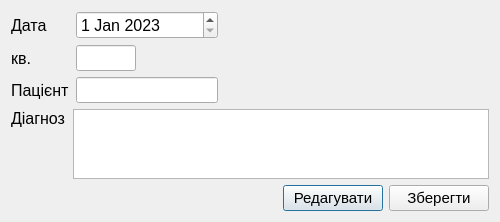
<?xml version="1.0" encoding="UTF-8"?>
<ui version="4.0">
 <class>Dialog_view_diag</class>
 <widget class="QDialog" name="Dialog_view_diag">
  <property name="geometry">
   <rect>
    <x>0</x>
    <y>0</y>
    <width>500</width>
    <height>218</height>
   </rect>
  </property>
  <property name="minimumSize">
   <size>
    <width>0</width>
    <height>0</height>
   </size>
  </property>
  <property name="windowTitle">
   <string>Dialog</string>
  </property>
  <layout class="QFormLayout" name="formLayout_2">
   <item row="0" column="0">
    <layout class="QGridLayout" name="gridLayout">
     <item row="1" column="1">
      <widget class="QLineEdit" name="apart_view_diag">
       <property name="sizePolicy">
        <sizepolicy hsizetype="Fixed" vsizetype="Fixed">
         <horstretch>0</horstretch>
         <verstretch>0</verstretch>
        </sizepolicy>
       </property>
       <property name="maximumSize">
        <size>
         <width>60</width>
         <height>16777215</height>
        </size>
       </property>
       <property name="font">
        <font>
         <pointsize>11</pointsize>
        </font>
       </property>
      </widget>
     </item>
     <item row="0" column="0">
      <widget class="QLabel" name="label_10_view">
       <property name="font">
        <font>
         <pointsize>12</pointsize>
        </font>
       </property>
       <property name="layoutDirection">
        <enum>Qt::LeftToRight</enum>
       </property>
       <property name="styleSheet">
        <string notr="true"/>
       </property>
       <property name="text">
        <string>Дата</string>
       </property>
       <property name="textFormat">
        <enum>Qt::PlainText</enum>
       </property>
       <property name="margin">
        <number>2</number>
       </property>
      </widget>
     </item>
     <item row="2" column="0">
      <widget class="QLabel" name="label_12_view">
       <property name="font">
        <font>
         <pointsize>12</pointsize>
        </font>
       </property>
       <property name="layoutDirection">
        <enum>Qt::LeftToRight</enum>
       </property>
       <property name="text">
        <string>Пацієнт</string>
       </property>
       <property name="textFormat">
        <enum>Qt::PlainText</enum>
       </property>
       <property name="margin">
        <number>2</number>
       </property>
      </widget>
     </item>
     <item row="2" column="1">
      <widget class="QLineEdit" name="patient_view_diag">
       <property name="sizePolicy">
        <sizepolicy hsizetype="Fixed" vsizetype="Fixed">
         <horstretch>0</horstretch>
         <verstretch>0</verstretch>
        </sizepolicy>
       </property>
       <property name="font">
        <font>
         <pointsize>11</pointsize>
        </font>
       </property>
      </widget>
     </item>
     <item row="0" column="1">
      <widget class="QDateEdit" name="dateEdit_view_diag">
       <property name="sizePolicy">
        <sizepolicy hsizetype="Fixed" vsizetype="Fixed">
         <horstretch>0</horstretch>
         <verstretch>0</verstretch>
        </sizepolicy>
       </property>
       <property name="minimumSize">
        <size>
         <width>142</width>
         <height>0</height>
        </size>
       </property>
       <property name="font">
        <font>
         <pointsize>12</pointsize>
        </font>
       </property>
       <property name="date">
        <date>
         <year>2023</year>
         <month>1</month>
         <day>1</day>
        </date>
       </property>
      </widget>
     </item>
     <item row="1" column="0">
      <widget class="QLabel" name="label_11_view">
       <property name="font">
        <font>
         <pointsize>12</pointsize>
        </font>
       </property>
       <property name="layoutDirection">
        <enum>Qt::LeftToRight</enum>
       </property>
       <property name="text">
        <string>кв.</string>
       </property>
       <property name="textFormat">
        <enum>Qt::PlainText</enum>
       </property>
       <property name="margin">
        <number>2</number>
       </property>
      </widget>
     </item>
    </layout>
   </item>
   <item row="1" column="0" colspan="2">
    <layout class="QGridLayout" name="gridLayout_2">
     <property name="horizontalSpacing">
      <number>8</number>
     </property>
     <item row="0" column="0">
      <widget class="QLabel" name="label_13_view">
       <property name="font">
        <font>
         <pointsize>12</pointsize>
        </font>
       </property>
       <property name="layoutDirection">
        <enum>Qt::LeftToRight</enum>
       </property>
       <property name="text">
        <string>Діагноз</string>
       </property>
       <property name="textFormat">
        <enum>Qt::PlainText</enum>
       </property>
       <property name="alignment">
        <set>Qt::AlignLeading|Qt::AlignLeft|Qt::AlignTop</set>
       </property>
       <property name="margin">
        <number>2</number>
       </property>
      </widget>
     </item>
     <item row="0" column="1">
      <widget class="QTextEdit" name="diagnosis_view_diag">
       <property name="font">
        <font>
         <pointsize>11</pointsize>
        </font>
       </property>
      </widget>
     </item>
    </layout>
   </item>
   <item row="2" column="1">
    <layout class="QHBoxLayout" name="horizontalLayout">
     <item>
      <spacer name="horizontalSpacer">
       <property name="orientation">
        <enum>Qt::Horizontal</enum>
       </property>
       <property name="sizeHint" stdset="0">
        <size>
         <width>40</width>
         <height>20</height>
        </size>
       </property>
      </spacer>
     </item>
     <item>
      <widget class="QPushButton" name="editButton_view">
       <property name="minimumSize">
        <size>
         <width>100</width>
         <height>0</height>
        </size>
       </property>
       <property name="maximumSize">
        <size>
         <width>100</width>
         <height>16777215</height>
        </size>
       </property>
       <property name="font">
        <font>
         <pointsize>11</pointsize>
        </font>
       </property>
       <property name="text">
        <string>Редагувати</string>
       </property>
      </widget>
     </item>
     <item>
      <widget class="QPushButton" name="saveButton_view">
       <property name="minimumSize">
        <size>
         <width>100</width>
         <height>0</height>
        </size>
       </property>
       <property name="maximumSize">
        <size>
         <width>100</width>
         <height>16777215</height>
        </size>
       </property>
       <property name="font">
        <font>
         <pointsize>11</pointsize>
        </font>
       </property>
       <property name="text">
        <string>Зберегти</string>
       </property>
      </widget>
     </item>
    </layout>
   </item>
  </layout>
 </widget>
 <resources/>
 <connections/>
</ui>
